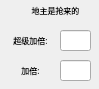
     <widget class="QWidget" name="scrollAreaWidgetContents_9">
      <property name="geometry">
       <rect>
        <x>0</x>
        <y>0</y>
        <width>99</width>
        <height>89</height>
       </rect>
      </property>
      <widget class="QLineEdit" name="jiabei_lineEdit_4">
       <property name="geometry">
        <rect>
         <x>60</x>
         <y>60</y>
         <width>31</width>
         <height>21</height>
        </rect>
       </property>
      </widget>
      <widget class="QLineEdit" name="jiabei_lineEdit_3">
       <property name="geometry">
        <rect>
         <x>60</x>
         <y>30</y>
         <width>31</width>
         <height>21</height>
        </rect>
       </property>
      </widget>
      <widget class="QLabel" name="landlord_label_2">
       <property name="geometry">
        <rect>
         <x>10</x>
         <y>0</y>
         <width>91</width>
         <height>21</height>
        </rect>
       </property>
       <property name="font">
        <font>
         <family>微软雅黑</family>
         <pointsize>6</pointsize>
         <weight>50</weight>
         <italic>false</italic>
         <bold>false</bold>
        </font>
       </property>
       <property name="text">
        <string>地主是抢来的</string>
       </property>
       <property name="alignment">
        <set>Qt::AlignCenter</set>
       </property>
      </widget>
      <widget class="QLabel" name="jiabei_label_3">
       <property name="geometry">
        <rect>
         <x>10</x>
         <y>30</y>
         <width>41</width>
         <height>21</height>
        </rect>
       </property>
       <property name="font">
        <font>
         <family>微软雅黑</family>
         <pointsize>6</pointsize>
         <weight>50</weight>
         <italic>false</italic>
         <bold>false</bold>
        </font>
       </property>
       <property name="text">
        <string>超级加倍:</string>
       </property>
       <property name="alignment">
        <set>Qt::AlignCenter</set>
       </property>
      </widget>
      <widget class="QLabel" name="jiabei_label_4">
       <property name="geometry">
        <rect>
         <x>10</x>
         <y>60</y>
         <width>41</width>
         <height>21</height>
        </rect>
       </property>
       <property name="font">
        <font>
         <family>微软雅黑</family>
         <pointsize>6</pointsize>
         <weight>50</weight>
         <italic>false</italic>
         <bold>false</bold>
        </font>
       </property>
       <property name="text">
        <string>加倍:</string>
       </property>
       <property name="alignment">
        <set>Qt::AlignCenter</set>
       </property>
      </widget>
     </widget>
